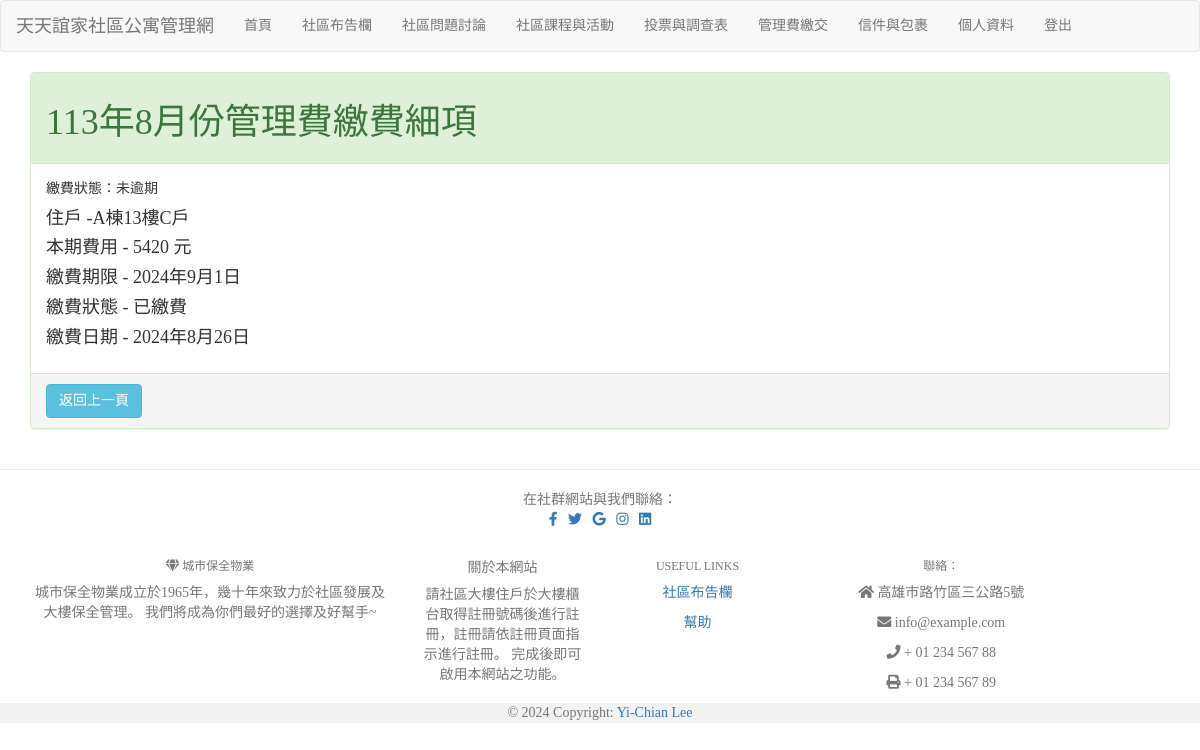
The page /payment/1/ (signed in) on the database its author committed.
### mysite/models.py (models this page shows, shortened)
class ManagementFee(models.Model):
    PAYMENT = (('CS','超商繳費'),('ATM','ATM轉帳'),('LP','Line Pay繳費'),)
    profile = models.ForeignKey(Profile, on_delete=models.CASCADE, related_name='fees')
    title = models.CharField(max_length=20, verbose_name='繳費明細')
    amount = models.PositiveIntegerField(verbose_name='管理費用', default=9000)
    due_date = models.DateField(verbose_name='應繳日期')
    payment_date = models.DateField(null=True, blank=True, verbose_name='繳費日期')
    payway = models.CharField(max_length=5, choices=PAYMENT, null=True, blank=True)
    status = models.BooleanField(default=False, verbose_name='是否已繳費')
    def is_overdue(self):
        return self.due_date < timezone.now().date() and not self.status

class Profile(models.Model):
    BUILDING = (('A','A棟'),('B','B棟'))
    DOOR = (('A','A'),('B','B'),('C','C'),('D','D'))
    user = models.OneToOneField(User, on_delete=models.CASCADE)
    build = models.CharField(max_length=10, choices=BUILDING)
    floor = models.IntegerField(verbose_name='樓層', default=2, validators=[MinValueValidator(2),MaxValueValidator(15)])
    household = models.CharField(max_length=5, choices=DOOR)
    phone = models.CharField(max_length=10)

### mysite/views.py (the view)
# urls.py: path('payment/', views.payment, name='payment_list'),
def payment(request, fee_id=None):
    if request.user.is_authenticated:
        username = request.user.username
    if fee_id:
        fee = get_object_or_404(models.ManagementFee, id=fee_id, profile__user=request.user)
        if request.method == 'POST':
            form = forms.PaymentForm(request.POST, instance=fee)
            if form.is_valid():
                form.save()
                return redirect('/payment')
        else:
            form = forms.PaymentForm(instance=fee)
        return render(request, 'payment.html', locals())
    else:
        fees = models.ManagementFee.objects.filter(profile__user=request.user)
        return render(request, 'payment_list.html', locals())

### mysite/templates/payment.html (shortened to what this page needs)
{% extends "base.html" %}
{% block content %}
<div class="container">
    <div class="panel panel-success">
        <div class="panel-heading">
            <h1>{{fee.title}}繳費細項</h1>
        </div>
        <div class="panel-body">
            {% if fee.is_overdue %}
            <div class="alert alert-danger" role="alert">
                <strong>注意！</strong> 此繳費項目已逾期。請盡快繳納管理費以免影響您的權益。
            </div>
            {% else %}
                <p>繳費狀態：未逾期</p>
            {% endif %}
            <h4>住戶 -{{ fee.profile.build}}棟{{ fee.profile.floor}}樓{{ fee.profile.household}}戶</h4>
            <h4>本期費用 - {{ fee.amount }} 元</h4>
            <h4>繳費期限 - {{ fee.due_date }} </h4>
            {% if not fee.status%}
                {% if not fee.payway %}
                    <form method="post" action="{% url 'payment' fee.id %}">
                        {% csrf_token %}
                        {{ form.as_p }}
                        <p>若是選擇Line Pay方式繳費，按下確定後請回到此繳費系像掃描QR Code完成繳費。</p>
                        <button type="submit" class="btn btn-primary">確定繳費方式</button>
                    </form>
                {% else %}
                    {% if fee.payway == 'CS' or fee.payway == 'ATM'%}
                        <h4>繳費方式 - {{ fee.get_payway_display }}
                        <small>(請將管理費單據於時間內帶至超商或銀行ATM進行繳費。)</small></h4>
                    {% elif fee.payway == 'LP' %}
                        {% load static %}
                    {% endif %}
                {% endif %}
            {% else%}
                <h4>繳費狀態 - 已繳費 </h4>
                <h4>繳費日期 - {{ fee.payment_date }}</h4>
            {% endif %}
        </div>
        <div class="panel-footer text-muted">
            {% if not fee.status%}
            <p>若是繳費已經確定入帳後，管理員將會協助將繳費狀態更改為已繳費。若繳費後超過一週尚未有狀態更動，請主動聯絡社區大樓櫃台管理人員，謝謝！</p>
            <a class="btn btn-info" href="/payment" role="button">返回上一頁</a>
            {% else%}
            <a class="btn btn-info" href="/payment" role="button">返回上一頁</a>
            {% endif %}
        </div>
    </div>
</div>
{% endblock %}

### mysite/templates/base.html (style rules this page uses)
h1, h2, h3, h4, h5, p, div { font-family: 微軟正黑體; }

### rows shown on the page
ManagementFee: title "113年8月份管理費", profile.build "A", profile.floor "13", profile.household "C", amount "5420", due_date "2024年9月1日", payment_date "2024年8月26日"
